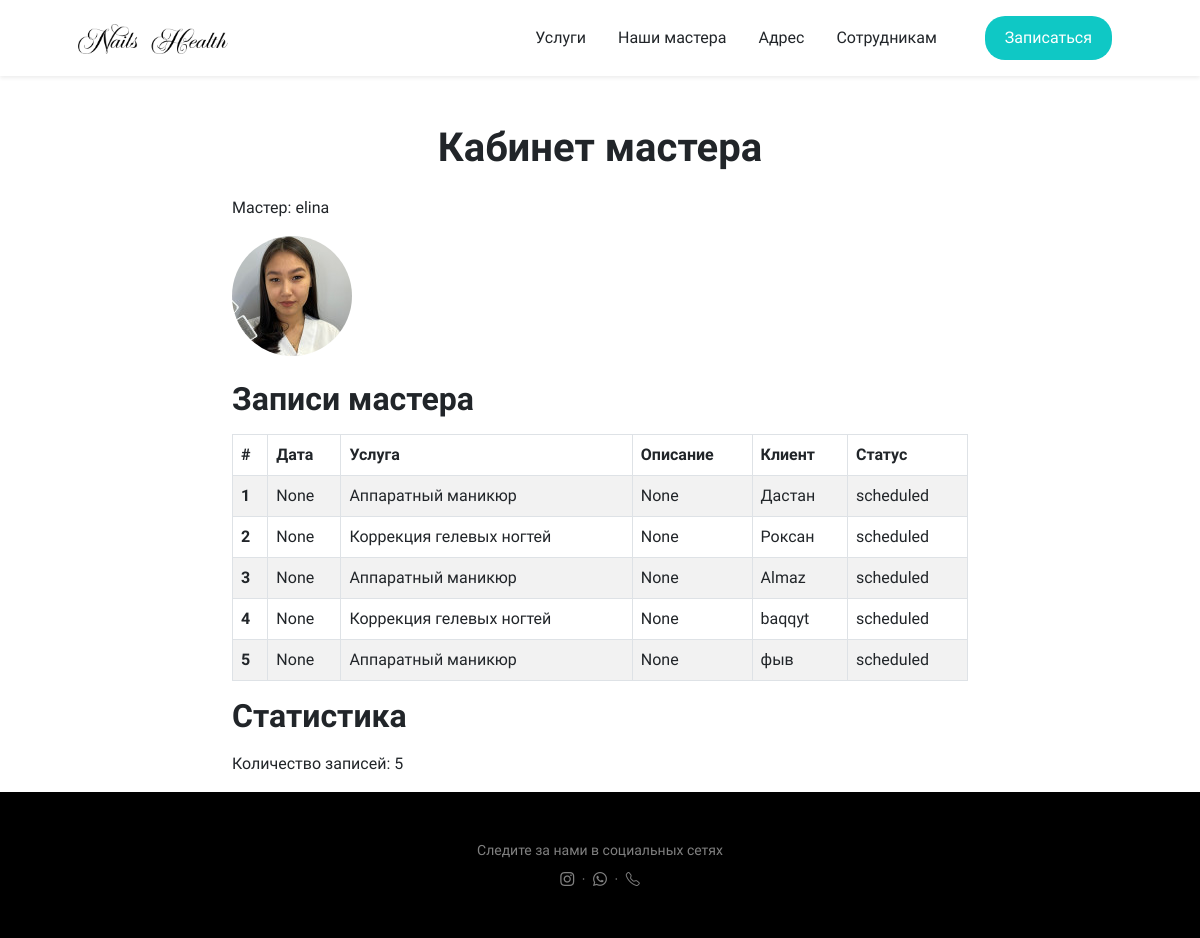
The page /masters/master-account/ (signed in) on the database as committed earlier.
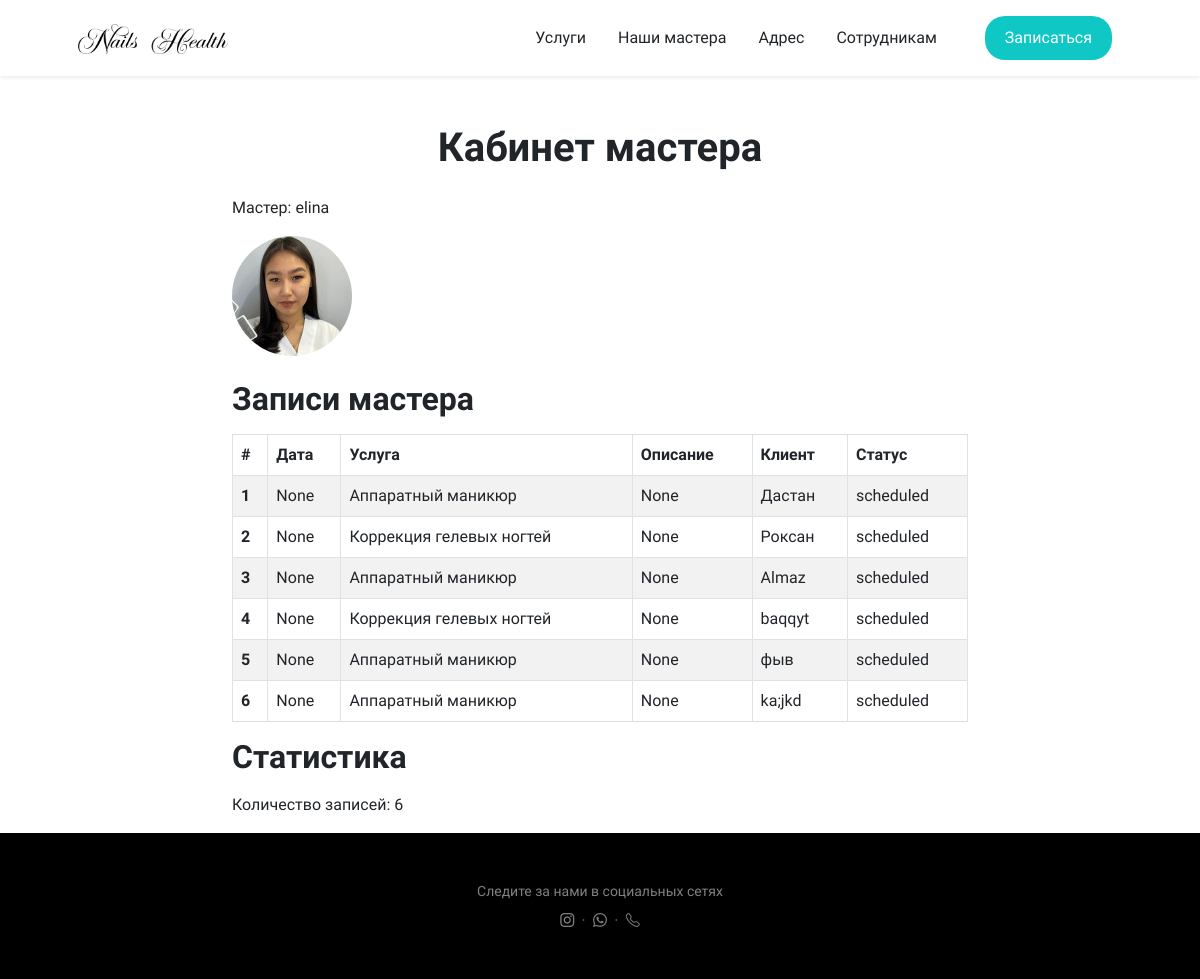
The same page on the database as committed later.
### apps/appointments/models.py (models this page shows, shortened)
class Appointment(models.Model):
    client = models.ForeignKey(Client, on_delete=models.CASCADE)
    master = models.ForeignKey(Master, on_delete=models.CASCADE)
    service = models.ForeignKey(Service, on_delete=models.CASCADE)
    date = models.DateTimeField(null=True, blank=True, default=None)
    description = models.TextField(blank=True, null=True)
    status = models.CharField(max_length=20, default='scheduled')

### apps/services/models.py (models this page shows, shortened)
class Service(models.Model):
    name = models.CharField(max_length=255)
    description = models.TextField()
    price = models.DecimalField(max_digits=8, decimal_places=2)
    category = models.ForeignKey(Category, on_delete=models.CASCADE)
    duration = models.PositiveIntegerField(default=30, help_text="Duration of the service in minutes")
    def __str__(self):
        return self.name

### apps/clients/models.py (models this page shows)
class Client(models.Model):
    name = models.CharField(max_length=255)
    phone_number = models.CharField(max_length=20)
    def __str__(self):
        return self.name

### apps/masters/views.py (the view)
# urls.py: path('master-account/', master_account, name='master-account'),
def master_account(request):
    master = Master.objects.get(user=request.user)  # Assuming you want to get the master profile for the currently logged-in user.
    appointments = Appointment.objects.filter(master=master)
    appointments_count = appointments.count()
    return render(request, 'masters/master-account.html', {
        'master': master,
        'appointments': appointments,
        'appointments_count': appointments_count
    })

### apps/masters/templates/masters/master-account.html
{% extends 'base.html' %}
{% block content %}
    <div class="container mt-5">
        <div class="row">
            <div class="col-md-8 offset-md-2">
                <div class="master-account-container h-600">
                    <h1 class="mb-4 text-center">Кабинет мастера</h1>
                    <p>Мастер: {{ master.user.username }}</p>
                    <img src="{{ master.photo.url }}" alt="{{ master.user.username }}'s Photo" class="img-fluid mb-4 rounded-circle">
                    <div>
                        <h2 class="mb-3">Записи мастера</h2>
                        <table class="table table-bordered table-striped">
                            <thead>
                                <tr>
                                    <th scope="col">#</th>
                                    <th scope="col">Дата</th>
                                    <th scope="col">Услуга</th>
                                    <th scope="col">Описание</th>
                                    <th scope="col">Клиент</th>
                                    <th scope="col">Статус</th>
                                </tr>
                            </thead>
                            <tbody>
                                {% for appointment in appointments %}
                                <tr>
                                    <th scope="row">{{ forloop.counter }}</th>
                                    <td>{{ appointment.date }}</td>
                                    <td>{{ appointment.service }}</td>
                                    <td>{{ appointment.description }}</td>
                                    <td>{{ appointment.client }}</td>
                                    <td>{{ appointment.status }}</td>
                                </tr>
                                {% endfor %}
                            </tbody>
                        </table>
                    </div>
                    <div>
                        <h2 class="mb-3">Статистика</h2>
                        <p>Количество записей: {{ appointments_count }}</p>
                    </div>
                </div>
            </div>
        </div>
    </div>
{% endblock %}

Rows that differ between the two databases and show on the page:
added Appointment: date "None", service "Аппаратный маникюр", description "None", client "ka;jkd", status "scheduled"
Other text that changed with them:
{{ appointments_count }}: "5" → "6"
